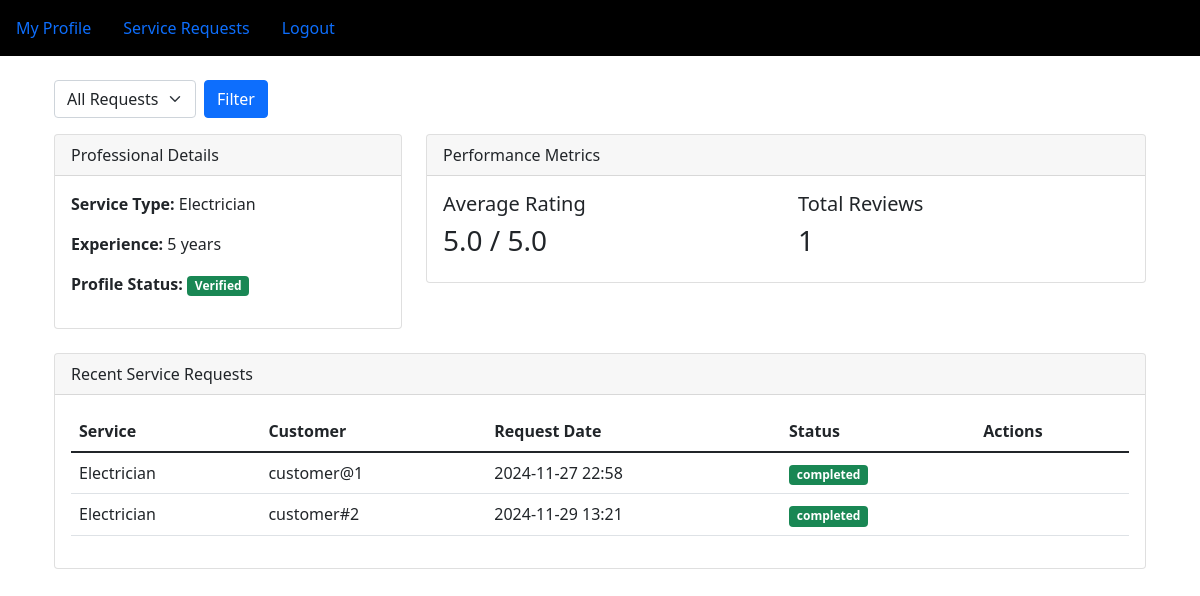
Screenshot of /professional/dashboard (signed in) with the database file from the repository.
### app.py (models this page shows, shortened)
class ServiceProfessionals(db.Model):
    __tablename__ = "serviceprofessionals"
    professional_id = db.Column(db.Integer, primary_key=True)
    user_id = db.Column(db.Integer, db.ForeignKey('users.user_id'), nullable=False)
    service_type = db.Column(db.String(50), nullable=False)
    experience = db.Column(db.Integer, nullable=False)
    profile_verified = db.Column(db.Boolean, nullable=False)
    avg_rating = db.Column(db.Float, nullable=False)
    total_reviews = db.Column(db.Integer, nullable=False)
    user = db.relationship('Users', backref='professional', lazy=True)

class ServiceRequests(db.Model):
    __tablename__ = "servicerequests"
    service_request_id = db.Column(db.Integer, primary_key=True)
    customer_id = db.Column(db.Integer, db.ForeignKey('customers.customer_id'), nullable=False)
    service_id = db.Column(db.Integer, db.ForeignKey('services.service_id'), nullable=False)
    professional_id = db.Column(db.Integer, db.ForeignKey('serviceprofessionals.professional_id'), nullable=False)
    date_of_request = db.Column(db.DateTime, nullable=False)
    date_of_completion = db.Column(db.DateTime)
    status = db.Column(db.String(50), nullable=False)
    remarks = db.Column(db.Text)
    preferred_date = db.Column(db.DateTime, nullable=False)
    preferred_time = db.Column(db.String(20), nullable=False)
    service_address = db.Column(db.String(200), nullable=False)
    service_pin_code = db.Column(db.String(10), nullable=False)
    special_instructions = db.Column(db.Text)
    customer = db.relationship('Customers', backref='service_requests', lazy=True)
    service = db.relationship('Services', backref='service_requests', lazy=True)
    professional = db.relationship('ServiceProfessionals', backref='service_requests', lazy=True)

class Services(db.Model):
    __tablename__ = "services"
    service_id = db.Column(db.Integer, primary_key=True)
    name = db.Column(db.String(100), nullable=False)
    base_price = db.Column(db.Float, nullable=False)
    description = db.Column(db.Text, nullable=False)

class Users(db.Model):
    __tablename__ = "users"
    user_id = db.Column(db.Integer, primary_key=True)
    username = db.Column(db.String(50), nullable=False)
    password = db.Column(db.String(100), nullable=False)
    is_admin = db.Column(db.Boolean, nullable = False, default = False)
    is_customer = db.Column(db.Boolean, nullable = False, default = False)
    is_professional = db.Column(db.Boolean, nullable = False, default = False)
    name = db.Column(db.String(20))
    date_created = db.Column(db.DateTime)

### app.py (the view)
@app.route('/professional/dashboard')
def professional_dashboard():
    if not session.get('is_professional'):
        return redirect(url_for('login'))
    professional = ServiceProfessionals.query.filter_by(user_id=session['user_id']).first()
    if not professional.profile_verified:
        flash('Your profile is pending admin verification.')
        return redirect(url_for('logout'))
    status = request.args.get('status', '')
    if status:
        service_requests = ServiceRequests.query.filter_by(
            professional_id=professional.professional_id,
            status=status
        ).all()
    else:
        service_requests = ServiceRequests.query.filter_by(
            professional_id=professional.professional_id
        ).all()
    return render_template('service_professional_dashboard.html',
                           professional=professional,
                           service_requests=service_requests,
                           recent_requests=service_requests)

### templates/service_professional_dashboard.html (shortened to what this page needs)
{% extends "base.html" %}
{% block navigation %}
    <a class="nav-link" href="/professional/profile">My Profile</a>
    <a class="nav-link" href="/professional/service-requests">Service Requests</a>
    <a class="nav-link" href="/logout">Logout</a>
{% endblock %}
{% block content %}
<div class="container">
    <div class="row mb-3">
        <form method="GET" class="d-flex align-items-center">
            <select name="status" class="form-select me-2" style="width: auto;">
                <option value="">All Requests</option>
            </select>
            <button type="submit" class="btn btn-primary">Filter</button>
        </form>
    </div>
    <div class="row">
        <div class="col-md-4">
            <div class="card">
                <div class="card-header">Professional Details</div>
                <div class="card-body">
                    <p><strong>Service Type:</strong> {{ professional.service_type }}</p>
                    <p><strong>Experience:</strong> {{ professional.experience }} years</p>
                    <p><strong>Profile Status:</strong>
                        {% if professional.profile_verified %}
                            <span class="badge bg-success">Verified</span>
                        {% else %}
                            <span class="badge bg-warning">Pending Verification</span>
                        {% endif %}
                    </p>
                </div>
            </div>
        </div>
        <div class="col-md-8">
            <div class="card">
                <div class="card-header">Performance Metrics</div>
                <div class="card-body">
                    <div class="row">
                        <div class="col-md-6">
                            <h5>Average Rating</h5>
                            <h3>{{ professional.avg_rating|round(1) }} / 5.0</h3>
                        </div>
                        <div class="col-md-6">
                            <h5>Total Reviews</h5>
                            <h3>{{ professional.total_reviews }}</h3>
                        </div>
                    </div>
                </div>
            </div>
        </div>
    </div>
    <div class="row mt-4">
        <div class="col-md-12">
            <div class="card">
                <div class="card-header">Recent Service Requests</div>
                <div class="card-body">
                    <table class="table">
                        <thead>
                            <tr>
                                <th>Service</th>
                                <th>Customer</th>
                                <th>Request Date</th>
                                <th>Status</th>
                                <th>Actions</th>
                            </tr>
                        </thead>
                        <tbody>
                            {% for request in recent_requests %}
                            <tr>
                                <td>{{ request.service.name }}</td>
                                <td>{{ request.customer.user.name }}</td>
                                <td>{{ request.date_of_request.strftime('%Y-%m-%d %H:%M') }}</td>
                                <td>
                                    <span class="badge
                                        {% if request.status == 'requested' %}bg-secondary
                                        {% elif request.status == 'assigned' %}bg-primary
                                        {% elif request.status == 'completed' %}bg-success
                                        {% elif request.status == 'closed' %}bg-info{% endif %}">
                                        {{ request.status }}
                                    </span>
                                </td>
                                <td>
                                </td>
                            </tr>
                            {% endfor %}
                        </tbody>
                    </table>
                </div>
            </div>
        </div>
    </div>
</div>
{% endblock %}

### templates/base.html (shortened to what this page needs)
<!DOCTYPE html>
<html lang="en">
<head>
    <link href="https://cdn.jsdelivr.net/npm/bootstrap@5.1.3/dist/css/bootstrap.min.css" rel="stylesheet">
</head>
<body>
    <nav class="navbar navbar-expand-lg bg-body-tertiary" style="background-color: black;">
        {% block navigation %}{% endblock %}
    </nav>
    <div class="container mt-4">
        {% block content %}
        {% endblock %}
    </div>
</body>
</html>

### templates/base.html (style rules this page uses)
.navbar { width: 100%; }

### rows the page displays
ServiceProfessionals: service_type "Electrician", experience "5", avg_rating "5.0", total_reviews "1"
ServiceRequests: service.name "Electrician", customer.user.name "customer@1", date_of_request "2024-11-27 22:58", status "completed"
ServiceRequests: service.name "Electrician", customer.user.name "customer#2", date_of_request "2024-11-29 13:21", status "completed"
